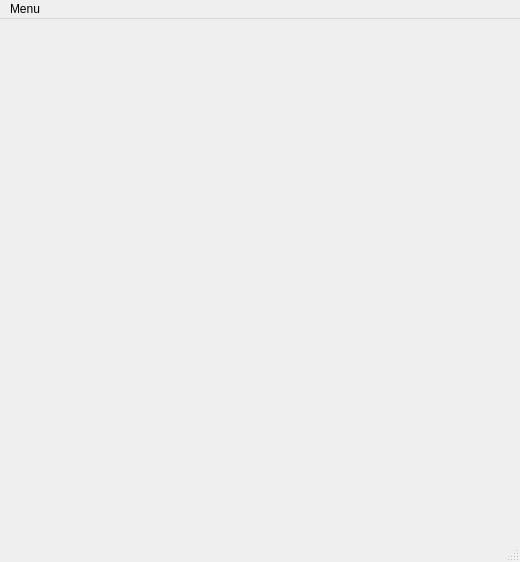
<?xml version="1.0" encoding="UTF-8"?>
<ui version="4.0">
 <class>MainWindow</class>
 <widget class="QMainWindow" name="MainWindow">
  <property name="geometry">
   <rect>
    <x>0</x>
    <y>0</y>
    <width>520</width>
    <height>562</height>
   </rect>
  </property>
  <property name="windowTitle">
   <string>Wheel Of Fortune</string>
  </property>
  <widget class="QWidget" name="centralwidget">
   <layout class="QGridLayout" name="gridLayout">
    <item row="0" column="1">
     <widget class="CustomOpenGlWidget" name="customOpenGlWidget" native="true">
      <property name="enabled">
       <bool>true</bool>
      </property>
      <property name="autoFillBackground">
       <bool>false</bool>
      </property>
     </widget>
    </item>
   </layout>
  </widget>
  <widget class="QMenuBar" name="menubar">
   <property name="geometry">
    <rect>
     <x>0</x>
     <y>0</y>
     <width>520</width>
     <height>22</height>
    </rect>
   </property>
   <widget class="QMenu" name="menuMenu">
    <property name="title">
     <string>Menu</string>
    </property>
    <addaction name="actionChooseFile"/>
    <addaction name="actionDraw"/>
   </widget>
   <addaction name="menuMenu"/>
  </widget>
  <widget class="QStatusBar" name="statusbar"/>
  <action name="actionChooseFile">
   <property name="text">
    <string>Choose file</string>
   </property>
  </action>
  <action name="actionDraw">
   <property name="text">
    <string>Draw!</string>
   </property>
  </action>
 </widget>
 <customwidgets>
  <customwidget>
   <class>CustomOpenGlWidget</class>
   <extends>QWidget</extends>
   <header>customopenglwidget.h</header>
  </customwidget>
 </customwidgets>
 <resources/>
 <connections/>
</ui>
